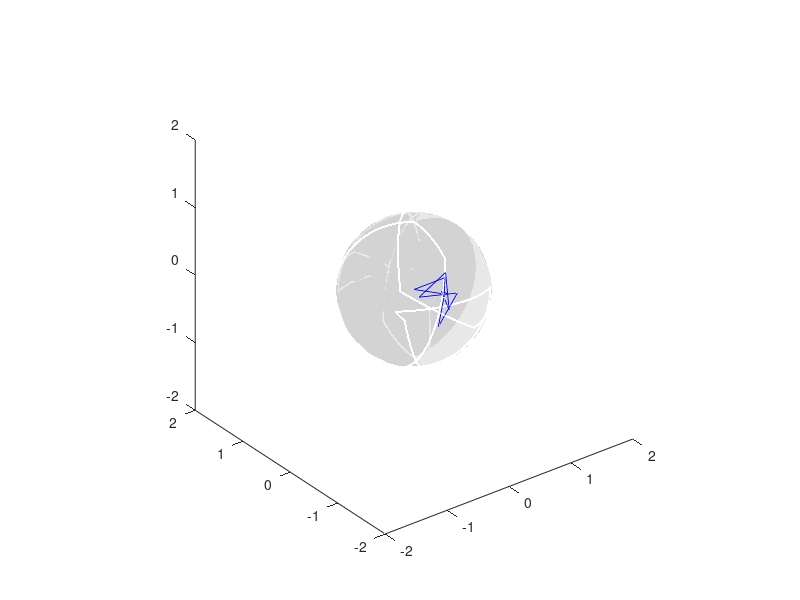
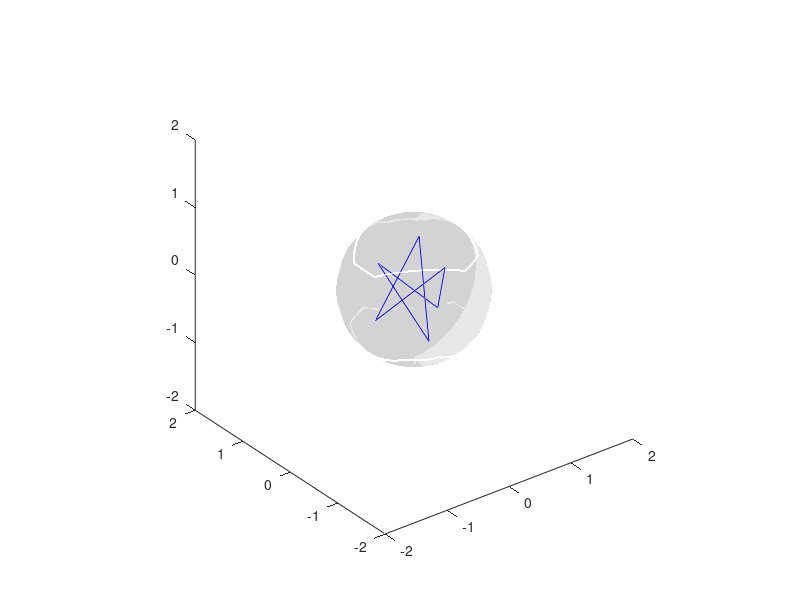

Write MATLAB code to recreate these figures, in order.
function bridgeMap
    
    name = '9_3';
    numx = [0 1 0.3726 0.3579 0.9499 0.2334 0.7691 0.6921 0.229 0.8835 0];
    numy = [0 0 0.7787 0.5575 0.5867 -0.0872 0.3278 0.5773 0.8554 0.3553 0];
    numz = [0 0 0 -0.9751 -0.1697 -0.3496 0.3857 -0.5795 0.2619 -0.3051 0];
    graphBridge(numx, numy, numz, name);
    
    name = '3_1';
    numx = [0.96592582628 0.2588190451 -0.70710678118 0.70710678118 -0.2588190451 -0.96592582628 0.96592582628];
    numy = [-0.2588190451 0.96592582628 -0.70710678118 -0.70710678118 0.96592582628 -0.2588190451 -0.2588190451];
    numz = [-1 1 -1 1 -1 1 -1];
    graphBridge(numx, numy, numz, name);  
    
end

 
function bridgeMap = graphBridge(a, b, c, name) 
    
    %check to make sure have proper coordinates
    if length(a) ~= length(b)
        display("x length is not equivalent to y length");
        exit;
    elseif length(b) ~= length(c)
        display("y length is not equivalent to z length");
        exit;
    elseif length(c) ~= length(a)
        display("z length is not equivalent to x length");
        exit;
    end

    %number of sticks
    disp("Stick Number:");
    disp(length(a)-1 );
    
    
    %lists for coordinates of stick knot
    xcoord = [] * length(a);
    ycoord = [] * length(b);
    zcoord = [] * length(c);
    %multiply coordinates by 1000
    for i = 1:(length(a))
        xcoord(i) = 1000 * a(i);
        ycoord(i) = 1000 * b(i);
        zcoord(i) = 1000 * c(i);
        %when testing coordinates which are already scaled up
        %xcoord(i) = 1 * a(i);
        %ycoord(i) = 1 * b(i);
        %zcoord(i) = 1 * c(i);
    end
    
    
    %tantrix coordinates
    xtantrix = []*length(xcoord);
    ytantrix = []*length(ycoord);
    ztantrix = []*length(zcoord);

    %computes tantrix coordinates
    for i = 1:(length(zcoord)-1)
        xtantrix(i) = xcoord(i+1) - xcoord(i);
        ytantrix(i) = ycoord(i+1) - ycoord(i);
        ztantrix(i) = zcoord(i+1) - zcoord(i);
        magnitude = sqrt(sum([xtantrix(i); ytantrix(i); ztantrix(i)].^2,1));
        xtantrix(i) = xtantrix(i)/magnitude;
        ytantrix(i) = ytantrix(i)/magnitude;
        ztantrix(i) = ztantrix(i)/magnitude;
    end
    %creates a cycle of indices
    xtantrix(end+1) = xtantrix(1);
    ytantrix(end+1) = ytantrix(1);
    ztantrix(end+1) = ztantrix(1);
    
    %computes anit-tantrix
    xxtantrix = []*length(xtantrix);
    yytantrix = []*length(xtantrix);
    zztantrix = []*length(xtantrix);
    for i = 1:length(xtantrix)
        xxtantrix(i) = -1 * xtantrix(i);
        yytantrix(i) = -1 * ytantrix(i);
        zztantrix(i) = -1 * ztantrix(i);
    end
    
    
    %computes tantrix length
    len_tan = findLength(xtantrix, ytantrix, ztantrix);
    %display(len_tan); 
    
    
    
    %Computes binotrix and normalizes
    xbinotrix = []*length(xtantrix);
    ybinotrix = []*length(ytantrix);
    zbinotrix = []*length(ztantrix);
    for i = 1:(length(ztantrix)-1)
        xbinotrix(i) = ytantrix(i)*ztantrix(i+1) - ytantrix(i+1)*ztantrix(i);
        ybinotrix(i) = xtantrix(i)*ztantrix(i+1) - xtantrix(i+1)*ztantrix(i);
        zbinotrix(i) = xtantrix(i)*ytantrix(i+1) - xtantrix(i+1)*ytantrix(i);
        magnitude = sqrt(sum([xbinotrix(i); ybinotrix(i); zbinotrix(i)].^2,1));
        xbinotrix(i) = xbinotrix(i)/magnitude;
        ybinotrix(i) = ybinotrix(i)/magnitude;
        zbinotrix(i) = zbinotrix(i)/magnitude;
    end
    %creates cycle of indices
    xbinotrix(end+1) = xbinotrix(1);
    ybinotrix(end+1) = ybinotrix(1);
    zbinotrix(end+1) = zbinotrix(1);
    
    %computes anti-binotrix coordinates
    xxbinotrix = []*length(xbinotrix);
    yybinotrix = []*length(ybinotrix);
    zzbinotrix = []*length(zbinotrix);
    for i = 1:length(zbinotrix)
        xxbinotrix(i) = -1 * xbinotrix(i);
        yybinotrix(i) = -1 * ybinotrix(i);
        zzbinotrix(i) = -1 * zbinotrix(i);
    end
    
    
    %copmutes length of binotrix
    len_bin = findLength(xbinotrix, ybinotrix, zbinotrix);
    %display(len_bin)
    

    % milnor curvature invariant calculation
    milnor = len_tan + len_bin;
    display(milnor/(2*pi));
    
    
    
    %scales stick knot coordinates down
    for i = 1:(length(xcoord))
        xcoord(i) = xcoord(i)/2000;
        ycoord(i) = -1*ycoord(i)/2000;
        zcoord(i) = zcoord(i)/2000;
    end
    
    
    % random test: curvature + torsion
    %{
    xsum1 = []*length(xbinotrix);
    ysum1 = []*length(ybinotrix);
    zsum1 = []*length(zbinotrix);
    for i = 1:(length(zbinotrix))
        xsum1(i) = xbinotrix(i) + xtantrix(i);
        ysum1(i) = ybinotrix(i) + ytantrix(i);
        zsum1(i) = zbinotrix(i) + ztantrix(i);
    end
    xsum2 = []*length(xbinotrix);
    ysum2 = []*length(ybinotrix);
    zsum2 = []*length(zbinotrix);
    for i = 1:(length(zbinotrix))
        xsum2(i) = xxbinotrix(i) + xtantrix(i);
        ysum2(i) = yybinotrix(i) + ytantrix(i);
        zsum2(i) = zzbinotrix(i) + ztantrix(i);
    end
    %}
  
    
    %
    %GRAPHING
    %
    
    
    %constants
    figure('Name', name)
    axis([-2 2 -2 2 -2 2]); axis square; hold on
    acc = 100; % accuracy: ~ lines per arc
    %labels = {'1', '2', '3', '4', '5', '6'};
    
    %plots stick knot
    %plot3(xcoord,ycoord,zcoord,'.b');
    %text(xcoord, ycoord, zcoord, labels)
    plot3(xcoord',ycoord',zcoord','b');
    
    %plots stick version and points of binotrix 
    %plot3(xbinotrix',ybinotrix',zbinotrix','r');
    %plots arcs of binotrix on unit sphere
    V = track_arc(xbinotrix,ybinotrix,zbinotrix,acc);
    plot3(V(1,:),V(2,:),V(3,:),'w');
    
    %plots stick version and points of anti-binotrix
    %plot3(xxbinotrix',yybinotrix',zzbinotrix','r');
    %plots arcs of anit-binotrix on unit sphere
    V = track_arc(xxbinotrix,yybinotrix,zzbinotrix,acc);
    plot3(V(1,:),V(2,:),V(3,:),'w');
    
    
    %plots stick version and points of tantrix
    %plot3(xtantrix',ytantrix',ztantrix','r');
    %plots arcs of tantrix on unit sphere
    %V = track_arc(xtantrix,ytantrix,ztantrix,acc);
    %plot3(V(1,:),V(2,:),V(3,:),'w');
    
    
    %plots stick version and points of tantrix
    %plot3(xxtantrix',yytantrix',zztantrix','g');
    %plots arcs of tantrix on unit sphere
    %V = track_arc(xxtantrix,yytantrix,zztantrix,acc);
    %plot3(V(1,:),V(2,:),V(3,:),'w');
    
   
    %random test: tantrix + binotrix 
    %plot3(xsum1,ysum1,zsum1,'.m');
    %plot3(xsum1',ysum1',zsum1','m');
    %plot3(xsum2,ysum2,zsum2,'.m');
    %plot3(xsum2',ysum2',zsum2','m');
    
    
    %view(90,0)
    %set(gca,'CameraViewAngle', 15)
    

    [x3 y3 z3] = sphere();
    h = surfl(x3, y3, z3); 
    set(h, 'FaceAlpha', 0.1)
    colormap([1 1 1]*0.1)
    shading interp
    view(-37.5, 30)
    
    
    %sphere(31)
    %colormap([1 1 1]*0.1) 
end

function val = findLength(a,b,c)
    total = 0;
    for i = 1:(length(c)-1)
        current = acos(a(i)*a(i+1) + b(i)*b(i+1) + c(i)*c(i+1));
        total = total + current;
    end
    val = total;
end
    
function V = track_arc(x,y,z,acc)
    v1 = [x(1:end-1);y(1:end-1);z(1:end-1)]; % Vector from center to 1st point
    v2 = [x(2:end);y(2:end);z(2:end)]; % Vector from center to 2nd point
    r = sqrt(sum([x(1); y(1); z(1)].^2,1));
    v3a = cross(cross(v1,v2),v1); % v3 lies in plane of v1 & v2 and is orthog. to v1
    v3 = r*v3a./repmat(sqrt(sum(v3a.^2,1)),3,1); % Make v3 of length r
    % Let t range through the inner angle between v1 and v2
    tmax = atan2(sqrt(sum(cross(v1,v2).^2,1)),dot(v1,v2));
    V = zeros(3,sum(round(tmax*acc))); % preallocate
    k = 0; % index in v
    for i = 1:length(tmax)
        steps = round(tmax(i)*acc)+1; %Edited +1
        k = (1:steps) + k(end);
        t = linspace(0,tmax(i),steps);
        V(:,k) = v1(:,i)*cos(t)+v3(:,i)*sin(t);
    end
end
